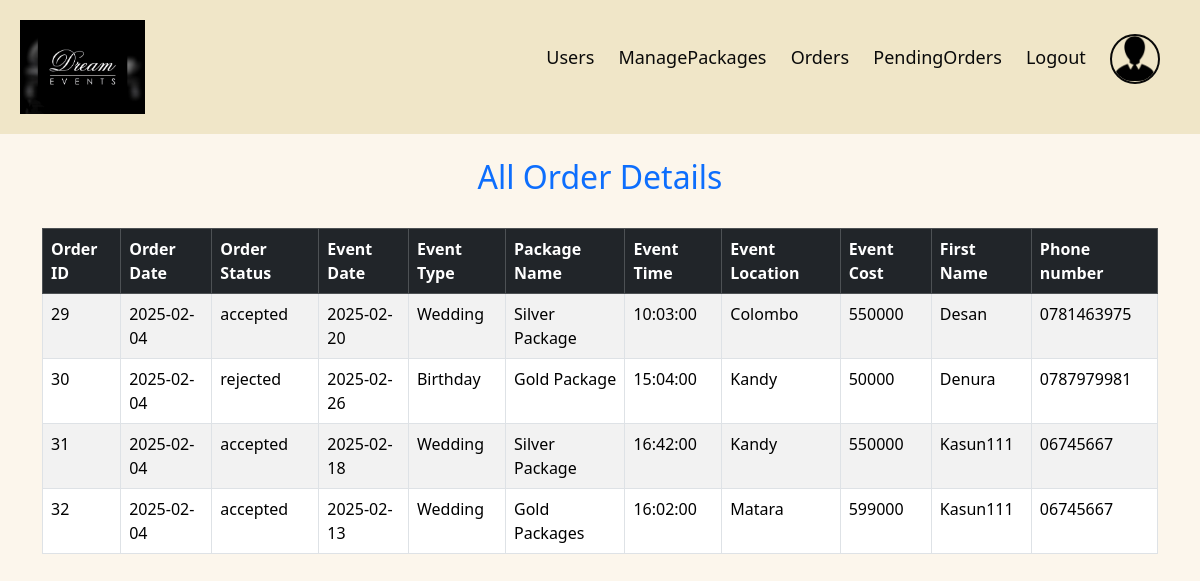
The page /allOrders.php on the database its author committed.
### tables this page shows
CREATE TABLE `orders` (
  `orderID` int(11) NOT NULL,
  `orderDate` date NOT NULL,
  `status` varchar(20) NOT NULL DEFAULT 'pending',
  `eventDate` date NOT NULL,
  `time` time NOT NULL,
  `location` varchar(50) NOT NULL,
  `packageID` int(11) NOT NULL,
  `customerID` int(11) NOT NULL
);

CREATE TABLE `package` (
  `packageID` int(11) NOT NULL,
  `eventType` varchar(30) NOT NULL,
  `packageName` varchar(30) NOT NULL,
  `price` int(11) NOT NULL
);

CREATE TABLE `customer` (
  `customerID` int(11) NOT NULL,
  `firstName` varchar(30) NOT NULL,
  `lastName` varchar(30) NOT NULL,
  `email` varchar(50) NOT NULL,
  `number` varchar(12) NOT NULL,
  `password` varchar(50) NOT NULL,
  `confirmPassword` varchar(50) NOT NULL
);

### allOrders.php (the view, shortened to what this page needs)
<?php
include "conf.php";
$sql = "SELECT o.orderID, o.orderDate, o.status, o.eventDate, o.time, o.location,
               p.eventType, p.packageName, p.price,c.firstName,c.number
        FROM orders o
            INNER JOIN package p ON p.packageID = o.packageID
            INNER JOIN customer c ON c.customerID = o.customerID";
$result = mysqli_query($conn, $sql);
echo <<<HTML
<!DOCTYPE html>
<html>
<head>
    <link href="https://cdn.jsdelivr.net/npm/bootstrap@5.3.3/dist/css/bootstrap.min.css" rel="stylesheet">
</head>
<body>
<div class="navbar">
		<div class="logo">
			<img src="images/event-management-logo.jpeg" width="125px" alt="">
		</div>
		<nav>
			<ul>
            <li><a href="adminHome.php">Users</a></li>
				<li><a href="managePackage.php">ManagePackages</a></li>
				<li><a href="allOrders.php">Orders</a></li>
				<li><a href="pendingOrders.php">PendingOrders</a></li>
				<li><a href="#" onclick="confirmLogout()">Logout</a></li>
               <li><a href="adminProfile.php">
                <img src="images\adminProfilePic.png" alt="Profile" class="profile-img">
               </a>
               </li>
			</ul>
		</nav>
	</div>
    <div class="container my-4">
        <h2 class="text-center text-primary">All Order Details</h2><br>
        <table class="table table-bordered table-striped">
            <thead class="table-dark">
                <tr>
                    <th>Order ID</th>
                    <th>Order Date</th>
                    <th>Order Status</th>
                    <th>Event Date</th>
                    <th>Event Type</th>
                    <th>Package Name</th>
                    <th>Event Time</th>
                    <th>Event Location</th>
                    <th>Event Cost</th>
                    <th>First Name</th>
                    <th>Phone number</th>
                </tr>
            </thead>
            <tbody>
HTML;
if (mysqli_num_rows($result) > 0) {
    while ($row = mysqli_fetch_assoc($result)) {
        echo <<<HTML
            <tr>
                <td>{$row['orderID']}</td>
                <td>{$row['orderDate']}</td>
                <td>{$row['status']}</td>
                <td>{$row['eventDate']}</td>
                <td>{$row['eventType']}</td>
                <td>{$row['packageName']}</td>
                <td>{$row['time']}</td>
                <td>{$row['location']}</td>
                <td>{$row['price']}</td>
                <td>{$row['firstName']}</td>
                <td>{$row['number']}</td>
            </tr>
HTML;
    }
}
echo <<<HTML
            </tbody>
        </table>
    </div>
</body>
</html>
HTML;
?>

### allOrders.php (style rules this page uses)
* { margin: 0; padding: 0; box-sizing: border-box; }
body { background-color: #fcf6ec; }
.navbar { display: flex; align-items: center; padding: 20px; background: rgb(240, 230, 200); }
nav { flex: 1; text-align: right; }
nav ul { display: inline-block; list-style-type: none; }
nav ul li { display: inline-block; margin-right: 20px; }
a { text-decoration: none; color: #0a0a0a; font-size: large; }
.profile-img { width: 50px; height: 50px; border-radius: 50%; object-fit: cover; border: 2px solid #090909; transition: transform 0.3s ease; }

### rows shown on the page
orders: orderID "29", orderDate "2025-02-04", status "accepted", eventDate "2025-02-20", packageID.eventType "Wedding", packageID.packageName "Silver Package", time "10:03:00", location "Colombo", packageID.price "550000", customerID.firstName "Desan", customerID.number "0781463975"
orders: orderID "30", orderDate "2025-02-04", status "rejected", eventDate "2025-02-26", packageID.eventType "Birthday", packageID.packageName "Gold Package", time "15:04:00", location "Kandy", packageID.price "50000", customerID.firstName "Denura", customerID.number "0787979981"
orders: orderID "31", orderDate "2025-02-04", status "accepted", eventDate "2025-02-18", packageID.eventType "Wedding", packageID.packageName "Silver Package", time "16:42:00", location "Kandy", packageID.price "550000", customerID.firstName "Kasun111", customerID.number "06745667"
orders: orderID "32", orderDate "2025-02-04", status "accepted", eventDate "2025-02-13", packageID.eventType "Wedding", packageID.packageName "Gold Packages", time "16:02:00", location "Matara", packageID.price "599000", customerID.firstName "Kasun111", customerID.number "06745667"
